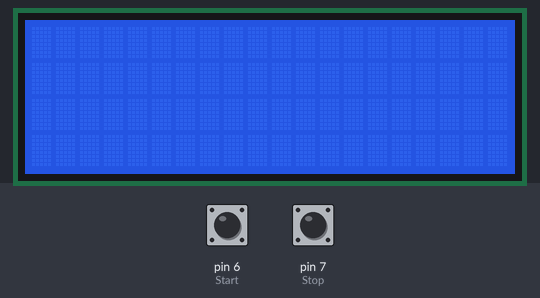
A sketch run on a simulated Arduino Uno, built with avr-gcc and run on an emulated ATmega328P. Parts: 20×4 character LCD. Inputs (shaded band) come from the test bench; at power-on: pin 6 (Start) LOW, pin 7 (Stop) LOW.

Above: at 1.2 s.
1.3 s: pin 6 (Start) pulled HIGH for 0.15 s
At 1.42 s:
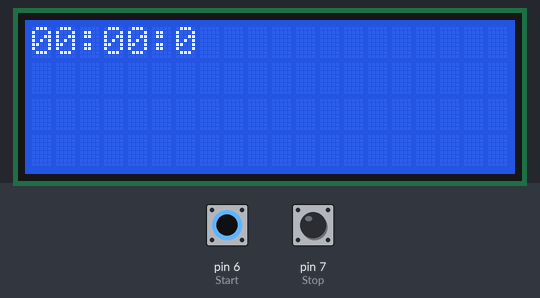
2.0 s: pin 7 (Stop) pulled HIGH for 0.15 s
5.1 s: pin 6 (Start) pulled HIGH for 1 s
At 5.28 s:
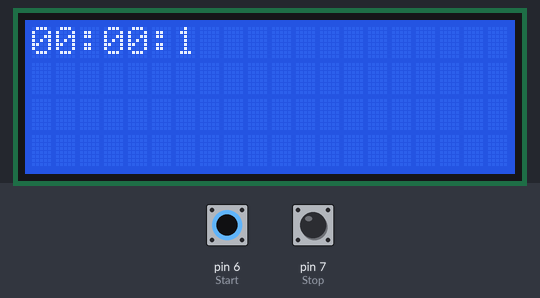

Measured:
- after the input at 1.3 s, the display: changes after 0.07 s (image 1)
- after the input at 5.1 s, the display: changes after 0.13 s (image 2)

The sketch:

stopwatchmilis.ino
```cpp
#include <LiquidCrystal_I2C.h>

#define I2C_ADDR    0x27
#define LCD_COLUMNS 20
#define LCD_LINES   4

LiquidCrystal_I2C lcd(I2C_ADDR, LCD_COLUMNS, LCD_LINES);
const int Start =6;
const int Stop =7;
int mulai=0;
int berhenti=0;

unsigned long timer = 0; //timer

int second = 0;
int minute = 0;
int milisecond = 0;

void setup() {
  pinMode(Start, INPUT);
  pinMode(Stop, INPUT);
  lcd.init();
  lcd.backlight();
}


void loop() {

if (digitalRead(Start) == HIGH) {
    mulai=1;
    berhenti=0;
  }

if (digitalRead(Stop) == HIGH) {
    mulai=0;
    berhenti=1;
  }
   tickClock();
}


void tickClock() {
 // Serial.println(millis() / 10);
  if (millis() - timer >= 100 || timer == 0) {
    tick();
    timer = millis();
  }
}

void tick() { // centang dilakukan setiap 100 milidetik, yaitu setiap sepersepuluh detik
  if (mulai==1 && berhenti==0) {
    updateLCD();
    if (milisecond == 9) {
      milisecond = 0;
      if (second == 59) {
        second = 0;
        minute++;
      } else {
        second++;
      }
    } else {
      milisecond++;
    }
  } else  if (mulai==0 && berhenti==1) {
  minute=00;
  second=00;
  milisecond=00;
  delay(2000); //butuh delay untuk kirim data ke server (sebelum reset nilai variable)
  mulai=0;
  berhenti=0;
  updateLCD();
  }
}


void updateLCD() {
  lcd.setCursor(0, 0);
  if (minute < 10) {
    lcd.print("0");
  }
  lcd.print(minute, DEC);
  lcd.print(":");
  if (second < 10) {
    lcd.print("0");
  }
  lcd.print(second, DEC);
  lcd.print(":");
  lcd.print(milisecond, DEC);
}
```
